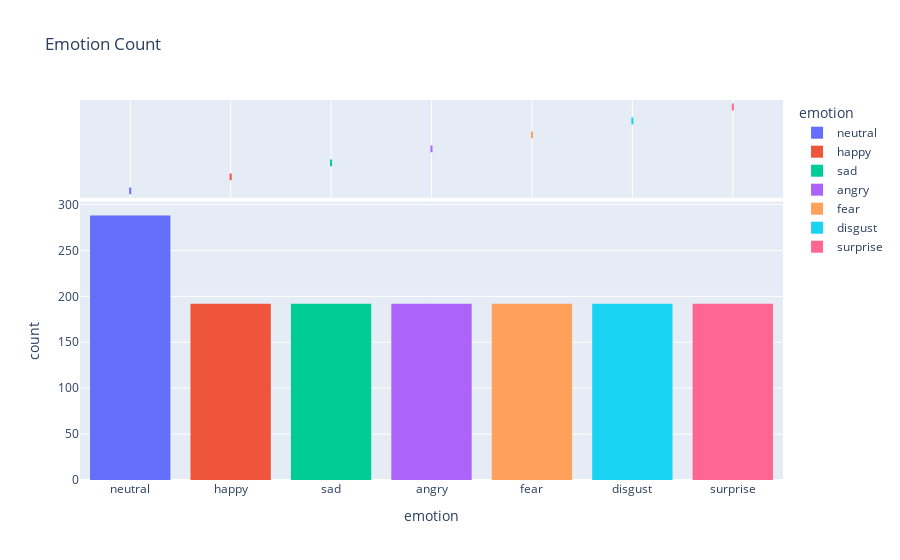
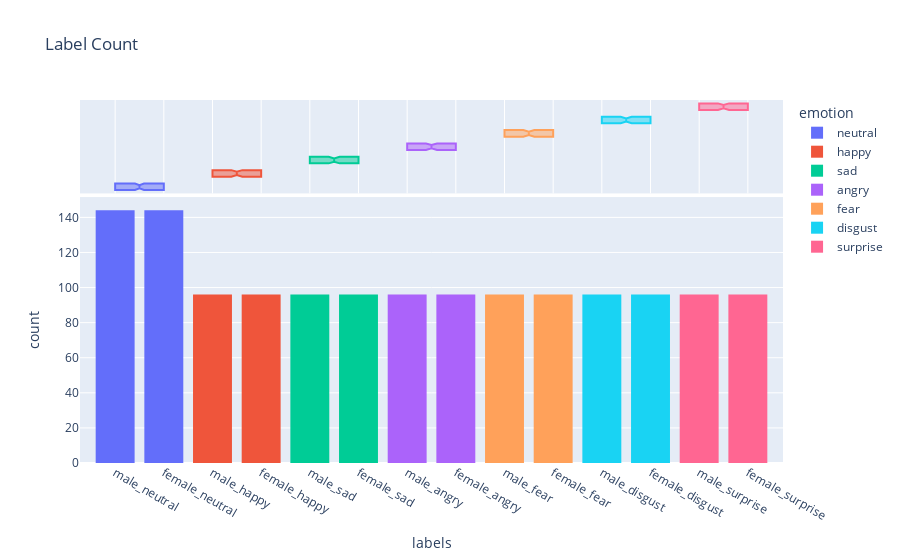

Notebook code for these charts, in order:
### Code cell
px_fig = px.histogram(RAV_df, x='emotion', color='emotion', marginal='box',  
                      title='Emotion Count')
px_fig.update_layout(bargap=0.2)
px_fig.show()

px_fig = px.histogram(RAV_df, x='labels', color='emotion', marginal='box',  
                      title='Label Count')
px_fig.update_layout(bargap=0.2)
px_fig.show()

### Figure 1 — Plotly figure (JSON) as saved in the notebook; plotly's stock layout.template omitted (floating-point values rounded to 4 significant figures; data arrays with more than 128 entries replaced by an {"elided": "..."} marker saying what was removed)
{"data": [{"alignmentgroup": "True", "bingroup": "x", "hovertemplate": "emotion=%{x}<br>count=%{y}<extra></extra>", "legendgroup": "neutral", "marker": {"color": "#636efa", "pattern": {"shape": ""}}, "name": "neutral", "offsetgroup": "neutral", "orientation": "v", "showlegend": true, "type": "histogram", "x": {"elided": "288 str values"}, "xaxis": "x", "yaxis": "y"}, {"alignmentgroup": "True", "hovertemplate": "emotion=%{x}<extra></extra>", "legendgroup": "neutral", "marker": {"color": "#636efa"}, "name": "neutral", "notched": true, "offsetgroup": "neutral", "showlegend": false, "type": "box", "x": {"elided": "288 str values"}, "xaxis": "x2", "yaxis": "y2"}, {"alignmentgroup": "True", "bingroup": "x", "hovertemplate": "emotion=%{x}<br>count=%{y}<extra></extra>", "legendgroup": "happy", "marker": {"color": "#EF553B", "pattern": {"shape": ""}}, "name": "happy", "offsetgroup": "happy", "orientation": "v", "showlegend": true, "type": "histogram", "x": {"elided": "192 str values"}, "xaxis": "x", "yaxis": "y"}, {"alignmentgroup": "True", "hovertemplate": "emotion=%{x}<extra></extra>", "legendgroup": "happy", "marker": {"color": "#EF553B"}, "name": "happy", "notched": true, "offsetgroup": "happy", "showlegend": false, "type": "box", "x": {"elided": "192 str values"}, "xaxis": "x2", "yaxis": "y2"}, {"alignmentgroup": "True", "bingroup": "x", "hovertemplate": "emotion=%{x}<br>count=%{y}<extra></extra>", "legendgroup": "sad", "marker": {"color": "#00cc96", "pattern": {"shape": ""}}, "name": "sad", "offsetgroup": "sad", "orientation": "v", "showlegend": true, "type": "histogram", "x": {"elided": "192 str values"}, "xaxis": "x", "yaxis": "y"}, {"alignmentgroup": "True", "hovertemplate": "emotion=%{x}<extra></extra>", "legendgroup": "sad", "marker": {"color": "#00cc96"}, "name": "sad", "notched": true, "offsetgroup": "sad", "showlegend": false, "type": "box", "x": {"elided": "192 str values"}, "xaxis": "x2", "yaxis": "y2"}, {"alignmentgroup": "True", "bingroup": "x", "hovertemplate": "emotion=%{x}<br>count=%{y}<extra></extra>", "legendgroup": "angry", "marker": {"color": "#ab63fa", "pattern": {"shape": ""}}, "name": "angry", "offsetgroup": "angry", "orientation": "v", "showlegend": true, "type": "histogram", "x": {"elided": "192 str values"}, "xaxis": "x", "yaxis": "y"}, {"alignmentgroup": "True", "hovertemplate": "emotion=%{x}<extra></extra>", "legendgroup": "angry", "marker": {"color": "#ab63fa"}, "name": "angry", "notched": true, "offsetgroup": "angry", "showlegend": false, "type": "box", "x": {"elided": "192 str values"}, "xaxis": "x2", "yaxis": "y2"}, {"alignmentgroup": "True", "bingroup": "x", "hovertemplate": "emotion=%{x}<br>count=%{y}<extra></extra>", "legendgroup": "fear", "marker": {"color": "#FFA15A", "pattern": {"shape": ""}}, "name": "fear", "offsetgroup": "fear", "orientation": "v", "showlegend": true, "type": "histogram", "x": {"elided": "192 str values"}, "xaxis": "x", "yaxis": "y"}, {"alignmentgroup": "True", "hovertemplate": "emotion=%{x}<extra></extra>", "legendgroup": "fear", "marker": {"color": "#FFA15A"}, "name": "fear", "notched": true, "offsetgroup": "fear", "showlegend": false, "type": "box", "x": {"elided": "192 str values"}, "xaxis": "x2", "yaxis": "y2"}, {"alignmentgroup": "True", "bingroup": "x", "hovertemplate": "emotion=%{x}<br>count=%{y}<extra></extra>", "legendgroup": "disgust", "marker": {"color": "#19d3f3", "pattern": {"shape": ""}}, "name": "disgust", "offsetgroup": "disgust", "orientation": "v", "showlegend": true, "type": "histogram", "x": {"elided": "192 str values"}, "xaxis": "x", "yaxis": "y"}, {"alignmentgroup": "True", "hovertemplate": "emotion=%{x}<extra></extra>", "legendgroup": "disgust", "marker": {"color": "#19d3f3"}, "name": "disgust", "notched": true, "offsetgroup": "disgust", "showlegend": false, "type": "box", "x": {"elided": "192 str values"}, "xaxis": "x2", "yaxis": "y2"}, {"alignmentgroup": "True", "bingroup": "x", "hovertemplate": "emotion=%{x}<br>count=%{y}<extra></extra>", "legendgroup": "surprise", "marker": {"color": "#FF6692", "pattern": {"shape": ""}}, "name": "surprise", "offsetgroup": "surprise", "orientation": "v", "showlegend": true, "type": "histogram", "x": {"elided": "192 str values"}, "xaxis": "x", "yaxis": "y"}, {"alignmentgroup": "True", "hovertemplate": "emotion=%{x}<extra></extra>", "legendgroup": "surprise", "marker": {"color": "#FF6692"}, "name": "surprise", "notched": true, "offsetgroup": "surprise", "showlegend": false, "type": "box", "x": {"elided": "192 str values"}, "xaxis": "x2", "yaxis": "y2"}], "layout": {"bargap": 0.2, "barmode": "relative", "legend": {"title": {"text": "emotion"}, "tracegroupgap": 0}, "title": {"text": "Emotion Count"}, "xaxis": {"anchor": "y", "categoryarray": ["neutral", "happy", "sad", "angry", "fear", "disgust", "surprise"], "categoryorder": "array", "domain": [0, 1], "title": {"text": "emotion"}}, "xaxis2": {"anchor": "y2", "domain": [0, 1], "matches": "x", "showgrid": true, "showticklabels": false}, "yaxis": {"anchor": "x", "domain": [0, 0.7326], "title": {"text": "count"}}, "yaxis2": {"anchor": "x2", "domain": [0.7426, 1], "matches": "y2", "showgrid": false, "showline": false, "showticklabels": false, "ticks": ""}}}

### Figure 2 — Plotly figure (JSON) as saved in the notebook; plotly's stock layout.template omitted (floating-point values rounded to 4 significant figures; data arrays with more than 128 entries replaced by an {"elided": "..."} marker saying what was removed)
{"data": [{"alignmentgroup": "True", "bingroup": "x", "hovertemplate": "emotion=neutral<br>labels=%{x}<br>count=%{y}<extra></extra>", "legendgroup": "neutral", "marker": {"color": "#636efa", "pattern": {"shape": ""}}, "name": "neutral", "offsetgroup": "neutral", "orientation": "v", "showlegend": true, "type": "histogram", "x": {"elided": "288 str values"}, "xaxis": "x", "yaxis": "y"}, {"alignmentgroup": "True", "hovertemplate": "emotion=neutral<br>labels=%{x}<extra></extra>", "legendgroup": "neutral", "marker": {"color": "#636efa"}, "name": "neutral", "notched": true, "offsetgroup": "neutral", "showlegend": false, "type": "box", "x": {"elided": "288 str values"}, "xaxis": "x2", "yaxis": "y2"}, {"alignmentgroup": "True", "bingroup": "x", "hovertemplate": "emotion=happy<br>labels=%{x}<br>count=%{y}<extra></extra>", "legendgroup": "happy", "marker": {"color": "#EF553B", "pattern": {"shape": ""}}, "name": "happy", "offsetgroup": "happy", "orientation": "v", "showlegend": true, "type": "histogram", "x": {"elided": "192 str values"}, "xaxis": "x", "yaxis": "y"}, {"alignmentgroup": "True", "hovertemplate": "emotion=happy<br>labels=%{x}<extra></extra>", "legendgroup": "happy", "marker": {"color": "#EF553B"}, "name": "happy", "notched": true, "offsetgroup": "happy", "showlegend": false, "type": "box", "x": {"elided": "192 str values"}, "xaxis": "x2", "yaxis": "y2"}, {"alignmentgroup": "True", "bingroup": "x", "hovertemplate": "emotion=sad<br>labels=%{x}<br>count=%{y}<extra></extra>", "legendgroup": "sad", "marker": {"color": "#00cc96", "pattern": {"shape": ""}}, "name": "sad", "offsetgroup": "sad", "orientation": "v", "showlegend": true, "type": "histogram", "x": {"elided": "192 str values"}, "xaxis": "x", "yaxis": "y"}, {"alignmentgroup": "True", "hovertemplate": "emotion=sad<br>labels=%{x}<extra></extra>", "legendgroup": "sad", "marker": {"color": "#00cc96"}, "name": "sad", "notched": true, "offsetgroup": "sad", "showlegend": false, "type": "box", "x": {"elided": "192 str values"}, "xaxis": "x2", "yaxis": "y2"}, {"alignmentgroup": "True", "bingroup": "x", "hovertemplate": "emotion=angry<br>labels=%{x}<br>count=%{y}<extra></extra>", "legendgroup": "angry", "marker": {"color": "#ab63fa", "pattern": {"shape": ""}}, "name": "angry", "offsetgroup": "angry", "orientation": "v", "showlegend": true, "type": "histogram", "x": {"elided": "192 str values"}, "xaxis": "x", "yaxis": "y"}, {"alignmentgroup": "True", "hovertemplate": "emotion=angry<br>labels=%{x}<extra></extra>", "legendgroup": "angry", "marker": {"color": "#ab63fa"}, "name": "angry", "notched": true, "offsetgroup": "angry", "showlegend": false, "type": "box", "x": {"elided": "192 str values"}, "xaxis": "x2", "yaxis": "y2"}, {"alignmentgroup": "True", "bingroup": "x", "hovertemplate": "emotion=fear<br>labels=%{x}<br>count=%{y}<extra></extra>", "legendgroup": "fear", "marker": {"color": "#FFA15A", "pattern": {"shape": ""}}, "name": "fear", "offsetgroup": "fear", "orientation": "v", "showlegend": true, "type": "histogram", "x": {"elided": "192 str values"}, "xaxis": "x", "yaxis": "y"}, {"alignmentgroup": "True", "hovertemplate": "emotion=fear<br>labels=%{x}<extra></extra>", "legendgroup": "fear", "marker": {"color": "#FFA15A"}, "name": "fear", "notched": true, "offsetgroup": "fear", "showlegend": false, "type": "box", "x": {"elided": "192 str values"}, "xaxis": "x2", "yaxis": "y2"}, {"alignmentgroup": "True", "bingroup": "x", "hovertemplate": "emotion=disgust<br>labels=%{x}<br>count=%{y}<extra></extra>", "legendgroup": "disgust", "marker": {"color": "#19d3f3", "pattern": {"shape": ""}}, "name": "disgust", "offsetgroup": "disgust", "orientation": "v", "showlegend": true, "type": "histogram", "x": {"elided": "192 str values"}, "xaxis": "x", "yaxis": "y"}, {"alignmentgroup": "True", "hovertemplate": "emotion=disgust<br>labels=%{x}<extra></extra>", "legendgroup": "disgust", "marker": {"color": "#19d3f3"}, "name": "disgust", "notched": true, "offsetgroup": "disgust", "showlegend": false, "type": "box", "x": {"elided": "192 str values"}, "xaxis": "x2", "yaxis": "y2"}, {"alignmentgroup": "True", "bingroup": "x", "hovertemplate": "emotion=surprise<br>labels=%{x}<br>count=%{y}<extra></extra>", "legendgroup": "surprise", "marker": {"color": "#FF6692", "pattern": {"shape": ""}}, "name": "surprise", "offsetgroup": "surprise", "orientation": "v", "showlegend": true, "type": "histogram", "x": {"elided": "192 str values"}, "xaxis": "x", "yaxis": "y"}, {"alignmentgroup": "True", "hovertemplate": "emotion=surprise<br>labels=%{x}<extra></extra>", "legendgroup": "surprise", "marker": {"color": "#FF6692"}, "name": "surprise", "notched": true, "offsetgroup": "surprise", "showlegend": false, "type": "box", "x": {"elided": "192 str values"}, "xaxis": "x2", "yaxis": "y2"}], "layout": {"bargap": 0.2, "barmode": "relative", "legend": {"title": {"text": "emotion"}, "tracegroupgap": 0}, "title": {"text": "Label Count"}, "xaxis": {"anchor": "y", "domain": [0, 1], "title": {"text": "labels"}}, "xaxis2": {"anchor": "y2", "domain": [0, 1], "matches": "x", "showgrid": true, "showticklabels": false}, "yaxis": {"anchor": "x", "domain": [0, 0.7326], "title": {"text": "count"}}, "yaxis2": {"anchor": "x2", "domain": [0.7426, 1], "matches": "y2", "showgrid": false, "showline": false, "showticklabels": false, "ticks": ""}}}
